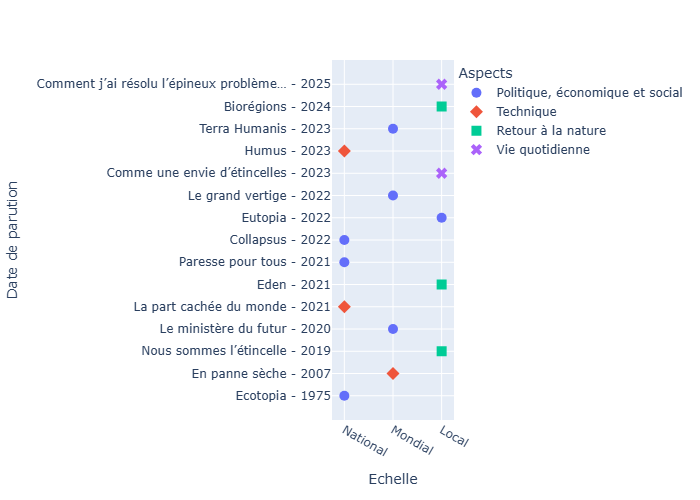

The script that drew this image:
"""Represent book data

use plotly with kaleido"""


# TODO order the scatter by date instead of Aspects


import plotly.express as px
import pandas as pd

# Read the book info
df = pd.read_csv('transfic.csv', sep=";")

df.sort_values(by="Parution", inplace=True)

# affiche titre et date de parution
df['Date'] = df['Parution'].astype(int)
df['Date de parution'] = df['Titre'].str.cat(df['Date'].astype(str), sep=' - ')

# dot plot appelé aussi appelé Cleveland dot plot
fig = px.scatter(
    df, y="Date de parution", x="Echelle",
    color="Aspects", symbol="Aspects",
    category_orders={"Date de parution": df["Date de parution"].tolist()}  # Force l'ordre du DataFrame
)

fig.update_yaxes(
    type="category",  #  y comme une catégorie (pas de tri)
    autorange="reversed"  # Optionnel : inverse l'ordre si nécessaire
)
fig.update_traces(marker_size=10)


# Sort categories in descending order
fig.write_image("transfic.png")

# POur un futur blog qui affichera du javascript :
# fig.write_html("transfic.html")
